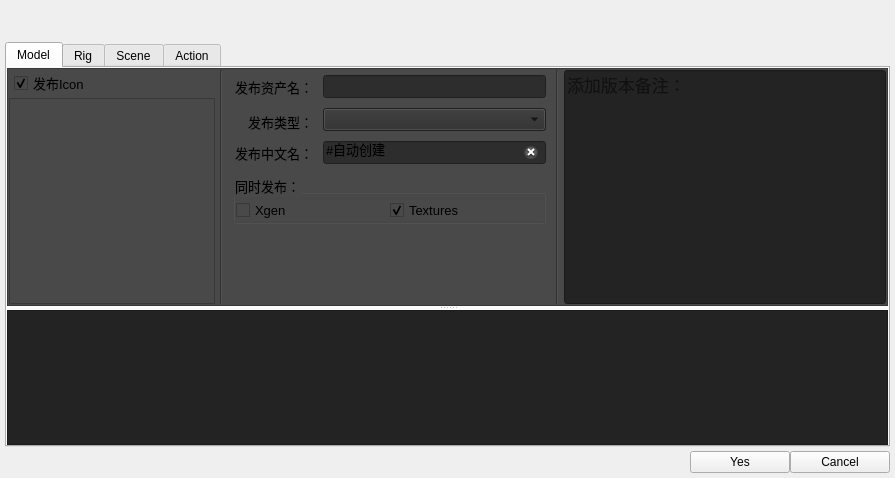
<?xml version="1.0" encoding="UTF-8"?>
<ui version="4.0">
 <class>Pub_UI</class>
 <widget class="QWidget" name="Pub_UI">
  <property name="geometry">
   <rect>
    <x>0</x>
    <y>0</y>
    <width>895</width>
    <height>478</height>
   </rect>
  </property>
  <property name="font">
   <font>
    <family>Microsoft YaHei UI</family>
   </font>
  </property>
  <property name="windowTitle">
   <string>Mod Publish Tool</string>
  </property>
  <property name="styleSheet">
   <string notr="true"/>
  </property>
  <layout class="QGridLayout" name="gridLayout">
   <property name="leftMargin">
    <number>5</number>
   </property>
   <property name="topMargin">
    <number>5</number>
   </property>
   <property name="rightMargin">
    <number>5</number>
   </property>
   <property name="bottomMargin">
    <number>5</number>
   </property>
   <property name="verticalSpacing">
    <number>1</number>
   </property>
   <item row="3" column="0">
    <layout class="QHBoxLayout" name="horizontalLayout_2">
     <property name="topMargin">
      <number>3</number>
     </property>
     <item>
      <spacer name="horizontalSpacer_2">
       <property name="orientation">
        <enum>Qt::Horizontal</enum>
       </property>
       <property name="sizeHint" stdset="0">
        <size>
         <width>40</width>
         <height>20</height>
        </size>
       </property>
      </spacer>
     </item>
     <item>
      <widget class="QPushButton" name="Yes_bttn">
       <property name="minimumSize">
        <size>
         <width>100</width>
         <height>0</height>
        </size>
       </property>
       <property name="font">
        <font>
         <family>Microsoft YaHei UI</family>
        </font>
       </property>
       <property name="text">
        <string>Yes</string>
       </property>
      </widget>
     </item>
     <item>
      <widget class="QPushButton" name="Cancel_bttn">
       <property name="minimumSize">
        <size>
         <width>100</width>
         <height>0</height>
        </size>
       </property>
       <property name="font">
        <font>
         <family>Microsoft YaHei UI</family>
        </font>
       </property>
       <property name="text">
        <string>Cancel</string>
       </property>
      </widget>
     </item>
    </layout>
   </item>
   <item row="1" column="0">
    <widget class="QTabWidget" name="Pub_Tab">
     <property name="currentIndex">
      <number>0</number>
     </property>
     <widget class="QWidget" name="mod_tab">
      <attribute name="title">
       <string>Model</string>
      </attribute>
      <layout class="QVBoxLayout" name="verticalLayout_5">
       <property name="spacing">
        <number>2</number>
       </property>
       <property name="leftMargin">
        <number>0</number>
       </property>
       <property name="topMargin">
        <number>0</number>
       </property>
       <property name="rightMargin">
        <number>0</number>
       </property>
       <property name="bottomMargin">
        <number>0</number>
       </property>
       <item>
        <widget class="QSplitter" name="splitter">
         <property name="sizePolicy">
          <sizepolicy hsizetype="Preferred" vsizetype="Expanding">
           <horstretch>0</horstretch>
           <verstretch>0</verstretch>
          </sizepolicy>
         </property>
         <property name="orientation">
          <enum>Qt::Vertical</enum>
         </property>
         <widget class="QFrame" name="frame">
          <property name="styleSheet">
           <string notr="true">background-color: rgb(73, 73, 73);</string>
          </property>
          <property name="frameShape">
           <enum>QFrame::StyledPanel</enum>
          </property>
          <property name="frameShadow">
           <enum>QFrame::Sunken</enum>
          </property>
          <layout class="QHBoxLayout" name="horizontalLayout_4" stretch="1,1,5,1,5">
           <property name="spacing">
            <number>5</number>
           </property>
           <property name="leftMargin">
            <number>1</number>
           </property>
           <property name="topMargin">
            <number>1</number>
           </property>
           <property name="rightMargin">
            <number>1</number>
           </property>
           <property name="bottomMargin">
            <number>1</number>
           </property>
           <item>
            <layout class="QVBoxLayout" name="verticalLayout_2">
             <property name="spacing">
              <number>2</number>
             </property>
             <item>
              <layout class="QHBoxLayout" name="horizontalLayout_3" stretch="5,1,1">
               <property name="spacing">
                <number>0</number>
               </property>
               <property name="leftMargin">
                <number>5</number>
               </property>
               <property name="rightMargin">
                <number>5</number>
               </property>
               <item>
                <widget class="QCheckBox" name="checkBox">
                 <property name="font">
                  <font>
                   <family>Microsoft YaHei UI</family>
                   <pointsize>10</pointsize>
                  </font>
                 </property>
                 <property name="styleSheet">
                  <string notr="true"/>
                 </property>
                 <property name="text">
                  <string>发布Icon</string>
                 </property>
                 <property name="checked">
                  <bool>true</bool>
                 </property>
                </widget>
               </item>
               <item>
                <spacer name="horizontalSpacer">
                 <property name="orientation">
                  <enum>Qt::Horizontal</enum>
                 </property>
                 <property name="sizeType">
                  <enum>QSizePolicy::Fixed</enum>
                 </property>
                 <property name="sizeHint" stdset="0">
                  <size>
                   <width>80</width>
                   <height>25</height>
                  </size>
                 </property>
                </spacer>
               </item>
               <item>
                <widget class="QPushButton" name="render_bttn">
                 <property name="sizePolicy">
                  <sizepolicy hsizetype="Fixed" vsizetype="Fixed">
                   <horstretch>0</horstretch>
                   <verstretch>0</verstretch>
                  </sizepolicy>
                 </property>
                 <property name="minimumSize">
                  <size>
                   <width>25</width>
                   <height>25</height>
                  </size>
                 </property>
                 <property name="maximumSize">
                  <size>
                   <width>25</width>
                   <height>25</height>
                  </size>
                 </property>
                 <property name="toolTip">
                  <string>&lt;html&gt;&lt;head/&gt;&lt;body&gt;&lt;p&gt;&lt;span style=&quot; font-size:10pt;&quot;&gt;重新渲染图标&lt;/span&gt;&lt;/p&gt;&lt;/body&gt;&lt;/html&gt;</string>
                 </property>
                 <property name="text">
                  <string/>
                 </property>
                 <property name="iconSize">
                  <size>
                   <width>22</width>
                   <height>22</height>
                  </size>
                 </property>
                 <property name="flat">
                  <bool>true</bool>
                 </property>
                </widget>
               </item>
              </layout>
             </item>
             <item>
              <widget class="QFrame" name="frame_2">
               <property name="sizePolicy">
                <sizepolicy hsizetype="Fixed" vsizetype="Fixed">
                 <horstretch>0</horstretch>
                 <verstretch>0</verstretch>
                </sizepolicy>
               </property>
               <property name="minimumSize">
                <size>
                 <width>206</width>
                 <height>206</height>
                </size>
               </property>
               <property name="maximumSize">
                <size>
                 <width>206</width>
                 <height>206</height>
                </size>
               </property>
               <property name="frameShape">
                <enum>QFrame::StyledPanel</enum>
               </property>
               <property name="frameShadow">
                <enum>QFrame::Raised</enum>
               </property>
               <layout class="QGridLayout" name="gridLayout_2">
                <property name="leftMargin">
                 <number>1</number>
                </property>
                <property name="topMargin">
                 <number>1</number>
                </property>
                <property name="rightMargin">
                 <number>1</number>
                </property>
                <property name="bottomMargin">
                 <number>1</number>
                </property>
                <property name="spacing">
                 <number>1</number>
                </property>
                <item row="0" column="0">
                 <widget class="QLabel" name="Preview_label">
                  <property name="sizePolicy">
                   <sizepolicy hsizetype="Fixed" vsizetype="Fixed">
                    <horstretch>0</horstretch>
                    <verstretch>0</verstretch>
                   </sizepolicy>
                  </property>
                  <property name="minimumSize">
                   <size>
                    <width>200</width>
                    <height>200</height>
                   </size>
                  </property>
                  <property name="maximumSize">
                   <size>
                    <width>200</width>
                    <height>200</height>
                   </size>
                  </property>
                  <property name="text">
                   <string/>
                  </property>
                 </widget>
                </item>
               </layout>
              </widget>
             </item>
             <item>
              <spacer name="verticalSpacer_2">
               <property name="orientation">
                <enum>Qt::Vertical</enum>
               </property>
               <property name="sizeType">
                <enum>QSizePolicy::Preferred</enum>
               </property>
               <property name="sizeHint" stdset="0">
                <size>
                 <width>20</width>
                 <height>40</height>
                </size>
               </property>
              </spacer>
             </item>
            </layout>
           </item>
           <item>
            <widget class="Line" name="line_2">
             <property name="orientation">
              <enum>Qt::Vertical</enum>
             </property>
            </widget>
           </item>
           <item>
            <layout class="QVBoxLayout" name="verticalLayout">
             <property name="spacing">
              <number>10</number>
             </property>
             <property name="sizeConstraint">
              <enum>QLayout::SetMaximumSize</enum>
             </property>
             <property name="leftMargin">
              <number>5</number>
             </property>
             <property name="topMargin">
              <number>5</number>
             </property>
             <property name="rightMargin">
              <number>5</number>
             </property>
             <item>
              <layout class="QHBoxLayout" name="horizontalLayout_5">
               <item>
                <widget class="QLabel" name="label_5">
                 <property name="minimumSize">
                  <size>
                   <width>80</width>
                   <height>0</height>
                  </size>
                 </property>
                 <property name="font">
                  <font>
                   <family>Microsoft YaHei UI</family>
                   <pointsize>10</pointsize>
                  </font>
                 </property>
                 <property name="text">
                  <string>发布资产名：</string>
                 </property>
                 <property name="alignment">
                  <set>Qt::AlignRight|Qt::AlignTrailing|Qt::AlignVCenter</set>
                 </property>
                </widget>
               </item>
               <item>
                <widget class="QLineEdit" name="lineEdit_2">
                 <property name="font">
                  <font>
                   <family>Microsoft YaHei UI</family>
                   <pointsize>10</pointsize>
                  </font>
                 </property>
                 <property name="styleSheet">
                  <string notr="true">background-color: rgb(45, 45, 45);</string>
                 </property>
                 <property name="readOnly">
                  <bool>true</bool>
                 </property>
                </widget>
               </item>
              </layout>
             </item>
             <item>
              <layout class="QHBoxLayout" name="horizontalLayout_6">
               <item>
                <widget class="QLabel" name="label_2">
                 <property name="sizePolicy">
                  <sizepolicy hsizetype="Preferred" vsizetype="Fixed">
                   <horstretch>0</horstretch>
                   <verstretch>0</verstretch>
                  </sizepolicy>
                 </property>
                 <property name="minimumSize">
                  <size>
                   <width>80</width>
                   <height>20</height>
                  </size>
                 </property>
                 <property name="maximumSize">
                  <size>
                   <width>16777215</width>
                   <height>15</height>
                  </size>
                 </property>
                 <property name="font">
                  <font>
                   <family>Microsoft YaHei UI</family>
                   <pointsize>10</pointsize>
                  </font>
                 </property>
                 <property name="text">
                  <string>&lt;html&gt;&lt;head/&gt;&lt;body&gt;&lt;p&gt;&lt;span style=&quot; font-size:10pt;&quot;&gt;发布类型：&lt;/span&gt;&lt;/p&gt;&lt;/body&gt;&lt;/html&gt;</string>
                 </property>
                 <property name="alignment">
                  <set>Qt::AlignRight|Qt::AlignTrailing|Qt::AlignVCenter</set>
                 </property>
                </widget>
               </item>
               <item>
                <widget class="QComboBox" name="publishType_comb">
                 <property name="sizePolicy">
                  <sizepolicy hsizetype="Expanding" vsizetype="Fixed">
                   <horstretch>0</horstretch>
                   <verstretch>0</verstretch>
                  </sizepolicy>
                 </property>
                 <property name="minimumSize">
                  <size>
                   <width>200</width>
                   <height>22</height>
                  </size>
                 </property>
                 <property name="font">
                  <font>
                   <family>Microsoft YaHei UI</family>
                   <pointsize>10</pointsize>
                  </font>
                 </property>
                 <property name="styleSheet">
                  <string notr="true">background-color: rgb(45, 45, 45);</string>
                 </property>
                </widget>
               </item>
              </layout>
             </item>
             <item>
              <layout class="QHBoxLayout" name="horizontalLayout_7">
               <item>
                <widget class="QLabel" name="label_4">
                 <property name="minimumSize">
                  <size>
                   <width>80</width>
                   <height>0</height>
                  </size>
                 </property>
                 <property name="font">
                  <font>
                   <family>Microsoft YaHei UI</family>
                   <pointsize>10</pointsize>
                  </font>
                 </property>
                 <property name="text">
                  <string>发布中文名：</string>
                 </property>
                 <property name="alignment">
                  <set>Qt::AlignRight|Qt::AlignTrailing|Qt::AlignVCenter</set>
                 </property>
                </widget>
               </item>
               <item>
                <widget class="QLineEdit" name="lineEdit">
                 <property name="font">
                  <font>
                   <family>Microsoft YaHei UI</family>
                   <pointsize>10</pointsize>
                  </font>
                 </property>
                 <property name="styleSheet">
                  <string notr="true">background-color: rgb(45, 45, 45);</string>
                 </property>
                 <property name="text">
                  <string>#自动创建</string>
                 </property>
                 <property name="clearButtonEnabled">
                  <bool>true</bool>
                 </property>
                </widget>
               </item>
              </layout>
             </item>
             <item>
              <widget class="QGroupBox" name="groupBox">
               <property name="font">
                <font>
                 <family>Microsoft YaHei UI</family>
                 <pointsize>10</pointsize>
                </font>
               </property>
               <property name="styleSheet">
                <string notr="true">background-color: rgb(73, 73, 73);</string>
               </property>
               <property name="title">
                <string>同时发布：</string>
               </property>
               <property name="alignment">
                <set>Qt::AlignLeading|Qt::AlignLeft|Qt::AlignVCenter</set>
               </property>
               <property name="flat">
                <bool>true</bool>
               </property>
               <layout class="QGridLayout" name="gridLayout_3">
                <property name="leftMargin">
                 <number>0</number>
                </property>
                <property name="topMargin">
                 <number>5</number>
                </property>
                <property name="rightMargin">
                 <number>0</number>
                </property>
                <property name="bottomMargin">
                 <number>0</number>
                </property>
                <property name="spacing">
                 <number>0</number>
                </property>
                <item row="0" column="0">
                 <widget class="QCheckBox" name="xgen_cBox">
                  <property name="font">
                   <font>
                    <family>Microsoft YaHei UI</family>
                    <pointsize>10</pointsize>
                   </font>
                  </property>
                  <property name="text">
                   <string>Xgen</string>
                  </property>
                 </widget>
                </item>
                <item row="0" column="1">
                 <widget class="QCheckBox" name="textures_cBox">
                  <property name="maximumSize">
                   <size>
                    <width>16777215</width>
                    <height>20</height>
                   </size>
                  </property>
                  <property name="font">
                   <font>
                    <family>Microsoft YaHei UI</family>
                    <pointsize>10</pointsize>
                   </font>
                  </property>
                  <property name="text">
                   <string>Textures</string>
                  </property>
                  <property name="checked">
                   <bool>true</bool>
                  </property>
                 </widget>
                </item>
               </layout>
              </widget>
             </item>
             <item>
              <spacer name="verticalSpacer">
               <property name="orientation">
                <enum>Qt::Vertical</enum>
               </property>
               <property name="sizeType">
                <enum>QSizePolicy::Expanding</enum>
               </property>
               <property name="sizeHint" stdset="0">
                <size>
                 <width>20</width>
                 <height>40</height>
                </size>
               </property>
              </spacer>
             </item>
            </layout>
           </item>
           <item>
            <widget class="Line" name="line_3">
             <property name="orientation">
              <enum>Qt::Vertical</enum>
             </property>
            </widget>
           </item>
           <item>
            <widget class="QLineEdit" name="lineEdit_3">
             <property name="sizePolicy">
              <sizepolicy hsizetype="Expanding" vsizetype="Expanding">
               <horstretch>0</horstretch>
               <verstretch>0</verstretch>
              </sizepolicy>
             </property>
             <property name="minimumSize">
              <size>
               <width>0</width>
               <height>0</height>
              </size>
             </property>
             <property name="font">
              <font>
               <family>Microsoft YaHei UI</family>
               <pointsize>13</pointsize>
              </font>
             </property>
             <property name="styleSheet">
              <string notr="true">background-color: rgb(35, 35, 35);</string>
             </property>
             <property name="text">
              <string/>
             </property>
             <property name="alignment">
              <set>Qt::AlignLeading|Qt::AlignLeft|Qt::AlignTop</set>
             </property>
             <property name="placeholderText">
              <string>添加版本备注：</string>
             </property>
            </widget>
           </item>
          </layout>
         </widget>
         <widget class="QListWidget" name="listWidget">
          <property name="styleSheet">
           <string notr="true">background-color: rgb(35, 35, 35);</string>
          </property>
         </widget>
        </widget>
       </item>
      </layout>
     </widget>
     <widget class="QWidget" name="rig_tab">
      <attribute name="title">
       <string>Rig</string>
      </attribute>
     </widget>
     <widget class="QWidget" name="scene_tab">
      <attribute name="title">
       <string>Scene</string>
      </attribute>
     </widget>
     <widget class="QWidget" name="action_tab">
      <attribute name="title">
       <string>Action</string>
      </attribute>
     </widget>
    </widget>
   </item>
   <item row="0" column="0">
    <layout class="QHBoxLayout" name="horizontalLayout">
     <property name="bottomMargin">
      <number>6</number>
     </property>
     <item>
      <widget class="QLabel" name="icon_label">
       <property name="sizePolicy">
        <sizepolicy hsizetype="Fixed" vsizetype="Fixed">
         <horstretch>0</horstretch>
         <verstretch>0</verstretch>
        </sizepolicy>
       </property>
       <property name="minimumSize">
        <size>
         <width>30</width>
         <height>30</height>
        </size>
       </property>
       <property name="maximumSize">
        <size>
         <width>30</width>
         <height>30</height>
        </size>
       </property>
       <property name="text">
        <string/>
       </property>
       <property name="scaledContents">
        <bool>true</bool>
       </property>
       <property name="alignment">
        <set>Qt::AlignJustify|Qt::AlignVCenter</set>
       </property>
      </widget>
     </item>
     <item>
      <widget class="QLabel" name="Note_label">
       <property name="font">
        <font>
         <family>SimSun</family>
         <pointsize>11</pointsize>
         <weight>75</weight>
         <bold>true</bold>
        </font>
       </property>
       <property name="text">
        <string/>
       </property>
      </widget>
     </item>
    </layout>
   </item>
  </layout>
 </widget>
 <resources/>
 <connections/>
</ui>
